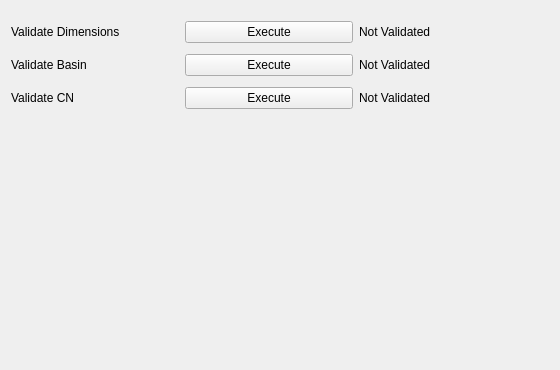
                  <widget class="QWidget" name="scrollAreaWidgetContents_7">
                   <property name="geometry">
                    <rect>
                     <x>0</x>
                     <y>0</y>
                     <width>560</width>
                     <height>370</height>
                    </rect>
                   </property>
                   <layout class="QGridLayout" name="gridLayout_28">
                    <item row="1" column="0">
                     <layout class="QGridLayout" name="gridLayout_27">
                      <item row="1" column="1">
                       <spacer name="verticalSpacer_19">
                        <property name="orientation">
                         <enum>Qt::Vertical</enum>
                        </property>
                        <property name="sizeType">
                         <enum>QSizePolicy::Fixed</enum>
                        </property>
                        <property name="sizeHint" stdset="0">
                         <size>
                          <width>20</width>
                          <height>5</height>
                         </size>
                        </property>
                       </spacer>
                      </item>
                      <item row="4" column="2">
                       <widget class="QLabel" name="label_41">
                        <property name="font">
                         <font>
                          <pointsize>9</pointsize>
                         </font>
                        </property>
                        <property name="text">
                         <string>Not Validated</string>
                        </property>
                       </widget>
                      </item>
                      <item row="2" column="1">
                       <widget class="QPushButton" name="btn2_pg_4">
                        <property name="text">
                         <string>Execute</string>
                        </property>
                       </widget>
                      </item>
                      <item row="4" column="1">
                       <widget class="QPushButton" name="btn3_pg_4">
                        <property name="text">
                         <string>Execute</string>
                        </property>
                       </widget>
                      </item>
                      <item row="0" column="3">
                       <widget class="QLabel" name="label_67">
                        <property name="sizePolicy">
                         <sizepolicy hsizetype="Expanding" vsizetype="Preferred">
                          <horstretch>0</horstretch>
                          <verstretch>0</verstretch>
                         </sizepolicy>
                        </property>
                        <property name="minimumSize">
                         <size>
                          <width>16</width>
                          <height>16</height>
                         </size>
                        </property>
                        <property name="maximumSize">
                         <size>
                          <width>16</width>
                          <height>16</height>
                         </size>
                        </property>
                        <property name="toolTip">
                         <string>&lt;html&gt;&lt;head/&gt;&lt;body&gt;&lt;p&gt;&lt;a name=&quot;docs-internal-guid-372aab53-7fff-03c7-6aa3-fdf691a2b1a0&quot;/&gt;&lt;span style=&quot; font-family:'Arial','sans-serif'; color:#000000; background-color:transparent;&quot;&gt;C&lt;/span&gt;&lt;span style=&quot; font-family:'Arial','sans-serif'; color:#000000; background-color:transparent;&quot;&gt;hecks whether all input rasters have the same extent and spatial resolution.&lt;/span&gt;&lt;/p&gt;&lt;/body&gt;&lt;/html&gt;</string>
                        </property>
                        <property name="whatsThis">
                         <string>&lt;html&gt;&lt;head/&gt;&lt;body&gt;&lt;p&gt;Add the description or function of the object&lt;/p&gt;&lt;/body&gt;&lt;/html&gt;</string>
                        </property>
                        <property name="text">
                         <string/>
                        </property>
                        <property name="pixmap">
                         <pixmap resource="resources.qrc">:/plugins/hidropixel/icons/icons/info(2).png</pixmap>
                        </property>
                        <property name="scaledContents">
                         <bool>true</bool>
                        </property>
                       </widget>
                      </item>
                      <item row="0" column="0">
                       <widget class="QLabel" name="label_23">
                        <property name="font">
                         <font>
                          <pointsize>9</pointsize>
                         </font>
                        </property>
                        <property name="text">
                         <string>Validate Dimensions</string>
                        </property>
                       </widget>
                      </item>
                      <item row="0" column="1">
                       <widget class="QPushButton" name="btn1_pg_4">
                        <property name="text">
                         <string>Execute</string>
                        </property>
                       </widget>
                      </item>
                      <item row="4" column="3">
                       <widget class="QLabel" name="label_69">
                        <property name="sizePolicy">
                         <sizepolicy hsizetype="Expanding" vsizetype="Preferred">
                          <horstretch>0</horstretch>
                          <verstretch>0</verstretch>
                         </sizepolicy>
                        </property>
                        <property name="minimumSize">
                         <size>
                          <width>16</width>
                          <height>16</height>
                         </size>
                        </property>
                        <property name="maximumSize">
                         <size>
                          <width>16</width>
                          <height>16</height>
                         </size>
                        </property>
                        <property name="toolTip">
                         <string>&lt;html&gt;&lt;head/&gt;&lt;body&gt;&lt;p&gt;Checks if the CN raster values not null and less than or equal to 100.&lt;/p&gt;&lt;/body&gt;&lt;/html&gt;</string>
                        </property>
                        <property name="whatsThis">
                         <string>&lt;html&gt;&lt;head/&gt;&lt;body&gt;&lt;p&gt;Add the description or function of the object&lt;/p&gt;&lt;/body&gt;&lt;/html&gt;</string>
                        </property>
                        <property name="text">
                         <string/>
                        </property>
                        <property name="pixmap">
                         <pixmap resource="resources.qrc">:/plugins/hidropixel/icons/icons/info(2).png</pixmap>
                        </property>
                        <property name="scaledContents">
                         <bool>true</bool>
                        </property>
                       </widget>
                      </item>
                      <item row="4" column="0">
                       <widget class="QLabel" name="label_24">
                        <property name="font">
                         <font>
                          <pointsize>9</pointsize>
                         </font>
                        </property>
                        <property name="text">
                         <string>Validate CN</string>
                        </property>
                       </widget>
                      </item>
                      <item row="0" column="2">
                       <widget class="QLabel" name="label_46">
                        <property name="font">
                         <font>
                          <pointsize>9</pointsize>
                         </font>
                        </property>
                        <property name="text">
                         <string>Not Validated</string>
                        </property>
                       </widget>
                      </item>
                      <item row="3" column="1">
                       <spacer name="verticalSpacer_21">
                        <property name="orientation">
                         <enum>Qt::Vertical</enum>
                        </property>
                        <property name="sizeType">
                         <enum>QSizePolicy::Fixed</enum>
                        </property>
                        <property name="sizeHint" stdset="0">
                         <size>
                          <width>20</width>
                          <height>5</height>
                         </size>
                        </property>
                       </spacer>
                      </item>
                      <item row="2" column="0">
                       <widget class="QLabel" name="label_44">
                        <property name="font">
                         <font>
                          <pointsize>9</pointsize>
                         </font>
                        </property>
                        <property name="text">
                         <string>Validate Basin</string>
                        </property>
                       </widget>
                      </item>
                      <item row="2" column="2">
                       <widget class="QLabel" name="label_45">
                        <property name="font">
                         <font>
                          <pointsize>9</pointsize>
                         </font>
                        </property>
                        <property name="text">
                         <string>Not Validated</string>
                        </property>
                       </widget>
                      </item>
                      <item row="2" column="3">
                       <widget class="QLabel" name="label_68">
                        <property name="sizePolicy">
                         <sizepolicy hsizetype="Expanding" vsizetype="Preferred">
                          <horstretch>0</horstretch>
                          <verstretch>0</verstretch>
                         </sizepolicy>
                        </property>
                        <property name="minimumSize">
                         <size>
                          <width>16</width>
                          <height>16</height>
                         </size>
                        </property>
                        <property name="maximumSize">
                         <size>
                          <width>16</width>
                          <height>16</height>
                         </size>
                        </property>
                        <property name="toolTip">
                         <string>&lt;html&gt;&lt;head/&gt;&lt;body&gt;&lt;p&gt;&lt;a name=&quot;docs-internal-guid-85afc841-7fff-625c-47f8-61e30547f16c&quot;/&gt;&lt;span style=&quot; font-family:'Arial','sans-serif'; color:#000000; background-color:transparent;&quot;&gt;C&lt;/span&gt;&lt;span style=&quot; font-family:'Arial','sans-serif'; color:#000000; background-color:transparent;&quot;&gt;hecks if the watershed raster is valid.&lt;/span&gt;&lt;/p&gt;&lt;/body&gt;&lt;/html&gt;</string>
                        </property>
                        <property name="whatsThis">
                         <string>&lt;html&gt;&lt;head/&gt;&lt;body&gt;&lt;p&gt;Add the description or function of the object&lt;/p&gt;&lt;/body&gt;&lt;/html&gt;</string>
                        </property>
                        <property name="text">
                         <string/>
                        </property>
                        <property name="pixmap">
                         <pixmap resource="resources.qrc">:/plugins/hidropixel/icons/icons/info(2).png</pixmap>
                        </property>
                        <property name="scaledContents">
                         <bool>true</bool>
                        </property>
                       </widget>
                      </item>
                     </layout>
                    </item>
                    <item row="2" column="0">
                     <spacer name="verticalSpacer_16">
                      <property name="orientation">
                       <enum>Qt::Vertical</enum>
                      </property>
                      <property name="sizeHint" stdset="0">
                       <size>
                        <width>20</width>
                        <height>40</height>
                       </size>
                      </property>
                     </spacer>
                    </item>
                    <item row="0" column="0">
                     <spacer name="verticalSpacer_18">
                      <property name="orientation">
                       <enum>Qt::Vertical</enum>
                      </property>
                      <property name="sizeType">
                       <enum>QSizePolicy::Fixed</enum>
                      </property>
                      <property name="sizeHint" stdset="0">
                       <size>
                        <width>20</width>
                        <height>10</height>
                       </size>
                      </property>
                     </spacer>
                    </item>
                   </layout>
                  </widget>
